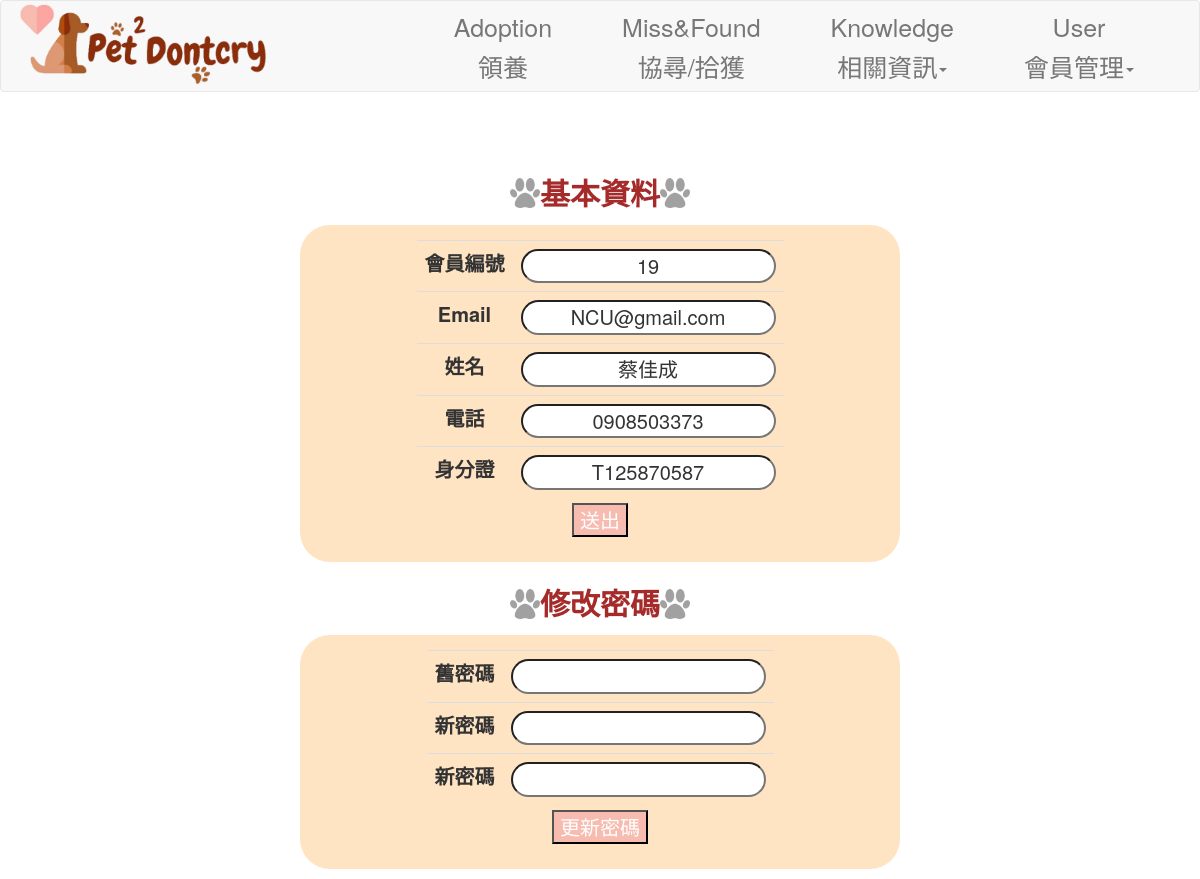
Page /user/edit_userinfo/287 (signed in) on the committed database.
### app/models/user.py (models this page shows, shortened)
class user(db.Model):
    __tablename__ = 'user'
    UID = db.Column('UID', db.Integer, primary_key = True)
    name = db.Column('name', db.String(20))
    identity = db.Column('identity',db.String(10), nullable=False)
    phone = db.Column('phone',db.String(10))
    ID = db.Column('ID',db.Integer,db.ForeignKey('account.ID'),nullable=False)
    published = db.relationship('published', backref='user', lazy='dynamic')
    pet = db.relationship('pet', backref='user', lazy='dynamic')
    clinic_doctor = db.relationship('clinic_doctor', backref='user', lazy='dynamic')

class account(UserMixin,db.Model):
    __tablename__ = 'account'
    ID = db.Column('ID', db.Integer, primary_key = True)
    email = db.Column('email',db.String(50), nullable=False)
    password_hash = db.Column('password',db.String(128), nullable=False)
    role = db.Column('role', db.String(10), nullable=False)
    first = db.Column('first', db.Boolean, default=False)
    user = db.relationship('user', backref='user', lazy='dynamic')
    clinic = db.relationship('clinic', backref='clinic', lazy='dynamic')
    @property
    def password(self):
        raise AttributeError('password is not a readable attribute')
    @password.setter
    def password(self,password):
        self.password_hash = generate_password_hash(password)
    @login_manager.user_loader
    def load_user(ID):
        try:
            return account.query.get(ID)
        except:
            return None

### app/views/userView.py (the view, shortened to what this page needs)
@user_views.route('/user/edit_userinfo/<ID>', methods=['GET', 'POST'])
@login_required
def edit_user_info(ID):
    users = get_user_data(ID)
    """
    說明：更新使用者資訊
    :return:
    """
    form = FormUserInfo()
    form1 = FormChangePWD()
    form.UID.data = users.UID
    form.identity.data = users.identity
    form.email.data = current_user.email
    form.name.data = users.name
    form.phone.data = users.phone
    print("errr",users.name)
    return render_template('user_data.html', form=form,form1=form1)

### app/form/userForm.py (shortened to what this page needs)
class FormUserInfo(FlaskForm):
    UID = StringField('會員編號', render_kw={'readonly': True})
    email = StringField('Email', render_kw={'readonly': True})
    identity = StringField('身分證字號', render_kw={'readonly': True})
    name = StringField('姓名',validators=[
        validators.Length(3, 10),
        validators.DataRequired()
    ])
    phone = StringField('電話',validators=[
        validators.Length(8, 10),
    ])
    submit = SubmitField('送出')

class FormChangePWD(FlaskForm):
    password_old = PasswordField('舊密碼', validators=[
        validators.DataRequired()
    ])
    password_new = PasswordField('新密碼', validators=[
        validators.DataRequired(),
        validators.Length(5, 10),
        validators.EqualTo('password_new_confirm', message='PASSWORD NEED MATCH')
    ])
    password_new_confirm = PasswordField('確認新密碼', validators=[
        validators.DataRequired()
    ])
    submit = SubmitField('更新密碼')

### app/controllers/userController.py (called while the page is built)
def get_user_data(ID):
    return user.query.filter_by(ID=ID).first()

### app/templates/user_data.html (shortened to what this page needs)
<!DOCTYPE html>
{% extends "base.html" %}
{% block content %}
<head>
    <link rel="stylesheet" href="{{ url_for('static', filename='css/user_data.css') }}">
</head>
<body background="{{ url_for('static', filename='img/first-page.jpg') }}" style="background-size: cover; font-size: 2rem;">
    <div class="Title_img mb-total" style="margin-top: 5%;">
        <div class="Title_img" style=" display: flex; align-items: center;">
            <img src="{{ url_for('static', filename='img/dog-footprints.png') }}" width="30" height="30">
            <div class="Title font-B" style="font-size: 3rem; color: brown;"> 基本資料 </div>
            <img src="{{ url_for('static', filename='img/dog-footprints.png') }}" width="30" height="30">
        </div>
    </div>
    <div class="a">
        <div class="bg-table rounded-table h-100 p-4 mb-4 w-80 dis">
            <form method="post" action="/user/edit_userinfo/{{current_user.ID}}">
                <table class="table" style="font-size: 2rem;">
                    <tbody class="thead">
                        <tr>
                            <td scope="row" class="font-B">{{form.UID.label}}</td>
                            <td>{{form.UID(class='input-text')}}</td>
                        </tr>
                        <tr>
                            <td scope="row" class="font-B">Email</td>
                            <td>{{form.email(class='input-text')}}</td>
                        </tr>
                        <tr>
                            <td scope="row" class="font-B">姓名</td>
                            <td>{{form.name(class='input-text')}}</td>
                        </tr>
                        <tr>
                            <td scope="row" class="font-B">電話</td>
                            <td>{{form.phone(class='input-text')}}</td>
                        </tr>
                        <tr>
                            <td scope="row" class="font-B">身分證</td>
                            <td>{{form.identity(class='input-text')}}</td>
                        </tr>
                    </tbody>
                </table>
                <div class="a mb-4">
                    {{form.submit(class='button-update')}}
                </div>
            </form>
        </div>
    </div>
    <div class="Title_img mb-total">
        <div class="Title_img" style=" display: flex; align-items: center;">
            <img src="{{ url_for('static', filename='img/dog-footprints.png') }}" width="30" height="30">
            <div class="Title" style="font-size: 3rem; color: brown;"> 修改密碼 </div>
            <img src="{{ url_for('static', filename='img/dog-footprints.png') }}" width="30" height="30">
        </div>
    </div>
    <div class="a">
        <div class="bg-table rounded-table h-100 p-4 mb-4 w-80 dis">
            <form method="post" action="/user/edit_userinfo/{{current_user.ID}}">
                <table class="table" style="font-size: 2rem;">
                    <tbody class="thead">
                        <tr>
                            <td scope="row" class="font-B">舊密碼</td>
                            <td>{{form1.password_old(class='input-text')}}</td>
                        </tr>
                        <tr>
                            <td scope="row" class="font-B">新密碼</td>
                            <td>{{form1.password_new(class='input-text')}}</td>
                        </tr>
                        <tr>
                            <td scope="row" class="font-B">新密碼</td>
                            <td>{{form1.password_new_confirm(class='input-text')}}</td>
                        </tr>
                    </tbody>
                </table>
                <div class="a mb-4">
                    {{form1.submit(class='button-update')}}
                </div>
            </form>
        </div>
    </div>
</body>
{% endblock content %}

### app/static/css/user_data.css (style rules this page uses)
.bg-table { background-color:bisque; }
.font-B { font-weight: bold; }
.rounded-table { border-radius: 30px; }
.h-100 { height: auto; }
.w-80 { width: 50%; }
.p-4 { padding: 1.5rem; }
.a { display: flex; justify-content: center; align-content: center; flex-direction: column; align-items: center; }
.Title_img { display: flex; justify-content: center; }
.Title { font-size: 3rem; color: brown; font-weight: bold; display: flex; justify-content: center; align-items: center; }
.mb-4 { margin-bottom: 1rem; }
.dis { display:flex; justify-content: center; }
.table { margin-bottom: 0.5rem; font-size: 1rem; display: blocks; }
.thead { text-align: center; }
.input-text { border-radius: 30px; text-justify: center; text-align: center; background-color: #ffffff; }
.mb-total { margin: 1rem; }
.button-update { background-color: #F7BBB0; color: white; text-align: center; }

### rows in the picture
user: UID "19", name "蔡佳成", phone "0908503373", identity "T125870587"
account: email "NCU@gmail.com"
